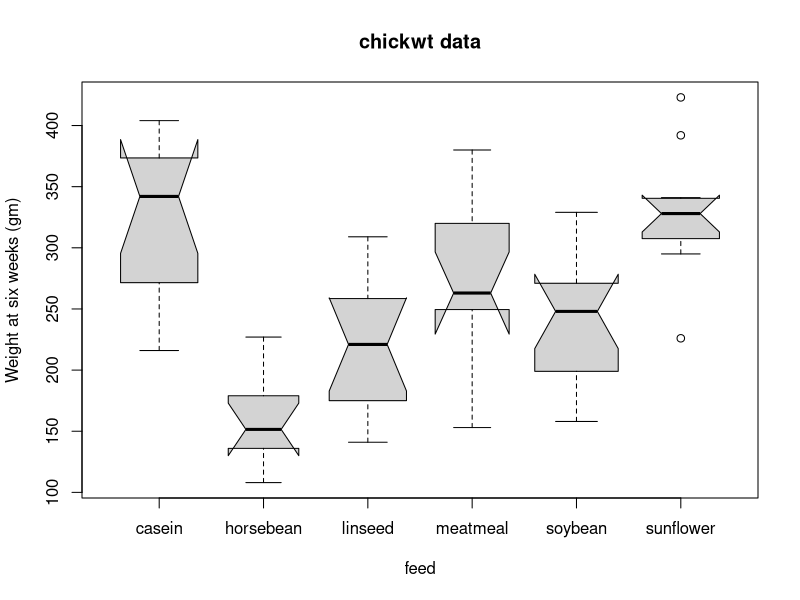
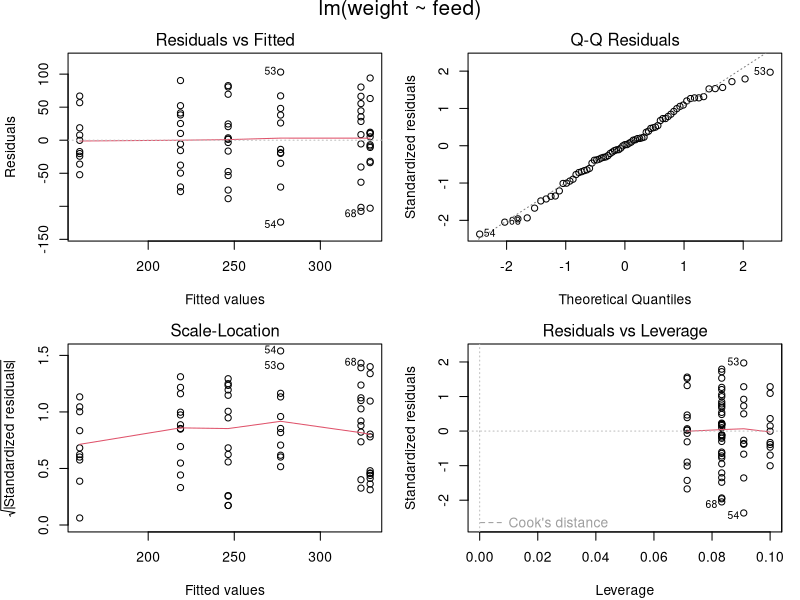
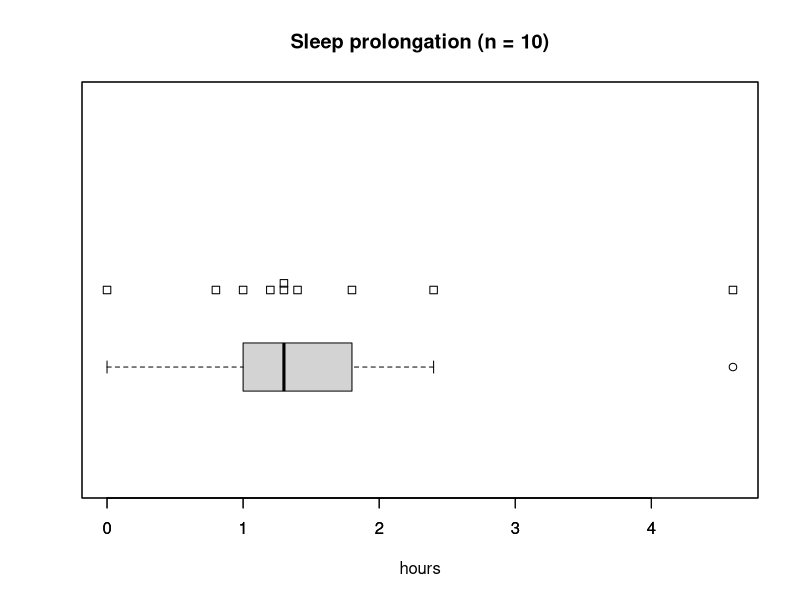
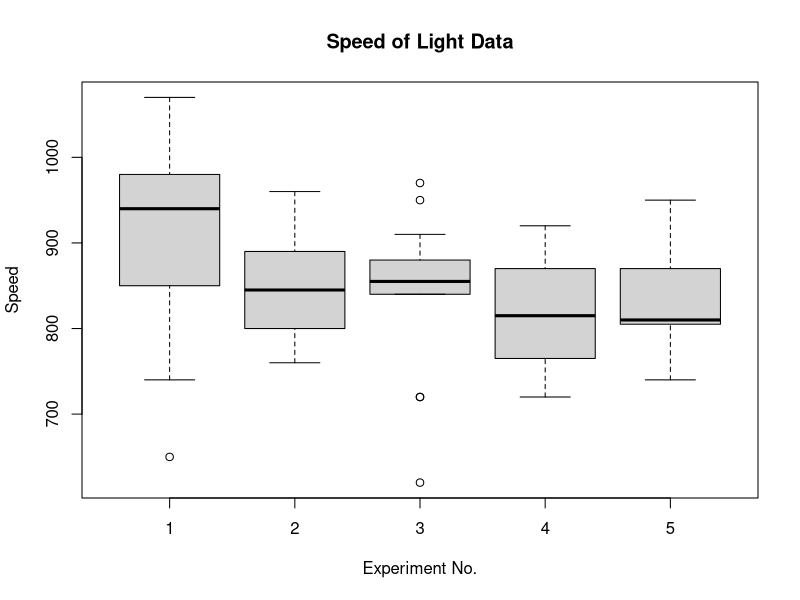
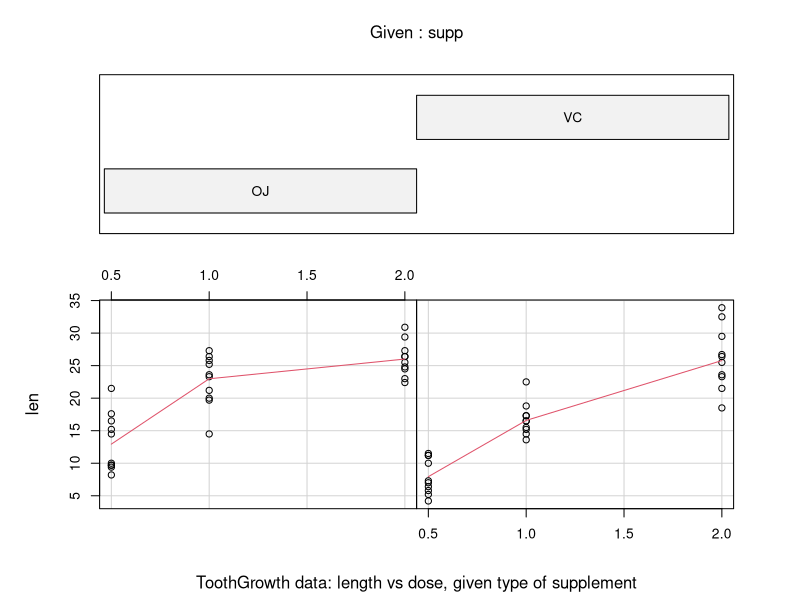
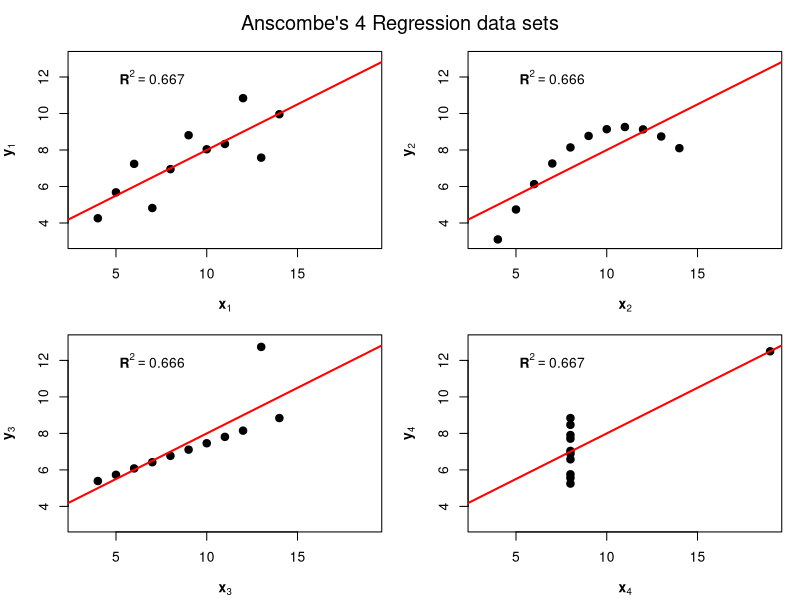
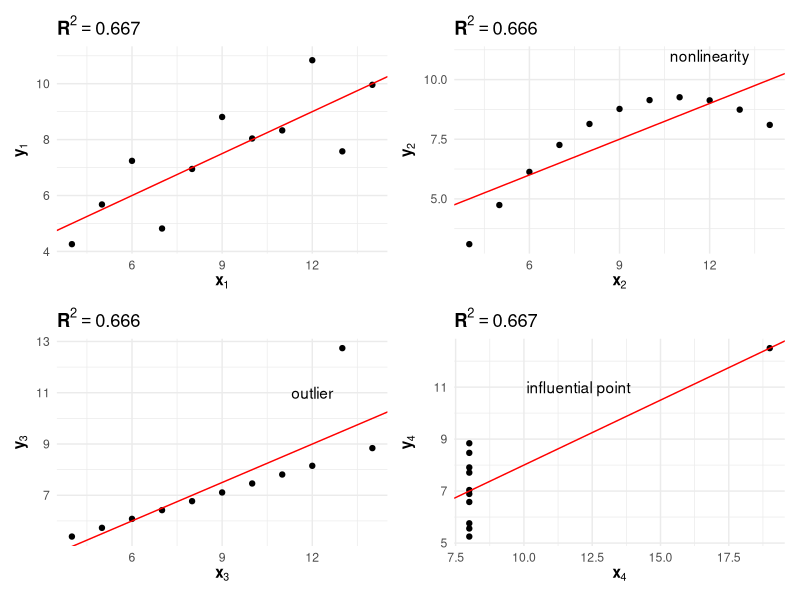
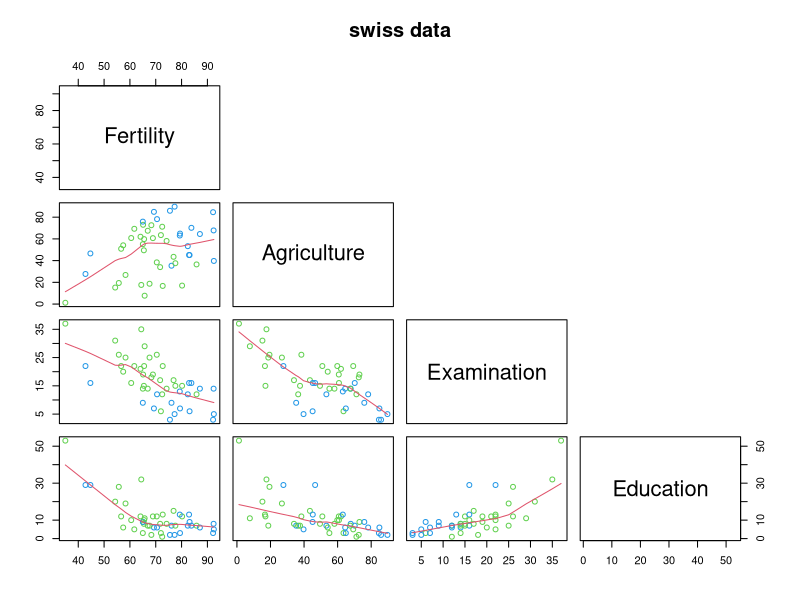

Generate these figures, in order, with R:
## ---- chunk 1
library(magrittr)
library(ggplot2)
library(gganimate)
## ---- chunk 2
boxplot(weight ~ feed, data = chickwts, col = "lightgray",
    varwidth = TRUE, notch = TRUE, main = "chickwt data",
    ylab = "Weight at six weeks (gm)")
anova(fm1 <- lm(weight ~ feed, data = chickwts))
opar <- par(mfrow = c(2, 2), oma = c(0, 0, 1.1, 0),
            mar = c(4.1, 4.1, 2.1, 1.1))
plot(fm1)
par(opar)
## ---- chunk 3
## Student's paired t-test 成对样本的 t 检验
with(sleep,
     t.test(extra[group == 1],
            extra[group == 2], paired = TRUE))

## The sleep *prolongations*
sleep1 <- with(sleep, extra[group == 2] - extra[group == 1])
summary(sleep1)
## ---- chunk 4
stripchart(sleep1, method = "stack", xlab = "hours",
           main = "Sleep prolongation (n = 10)")
boxplot(sleep1, horizontal = TRUE, add = TRUE,
        at = .6, pars = list(boxwex = 0.5, staplewex = 0.25))
## ---- chunk 5
michelson <- transform(morley,
                       Expt = factor(Expt), Run = factor(Run))
xtabs(~ Expt + Run, data = michelson)  # 5 x 20 balanced (two-way)
## ---- chunk 6
plot(Speed ~ Expt, data = michelson,
     main = "Speed of Light Data", xlab = "Experiment No.")
## ---- chunk 7
fm <- aov(Speed ~ Run + Expt, data = michelson)
summary(fm)
## ---- chunk 8
fm0 <- update(fm, . ~ . - Run)
anova(fm0, fm)
## ---- chunk 9
coplot(len ~ dose | supp, data = ToothGrowth, panel = panel.smooth,
       xlab = "ToothGrowth data: length vs dose, given type of supplement")
## ---- chunk 10
fit_mtcars <- lm(cbind(mpg, qsec) ~ 1, data = mtcars, offset = cbind(wt, wt * 2))
summary(fit_mtcars)
## ---- chunk 11
data(anscombe)
form <- paste(paste0("y", seq(4)), paste0("x", seq(4)), sep = "~") # form <- sprintf('y%d ~ x%d', 1:4, 1:4)
fit <- lapply(form, lm, data = anscombe)
op <- par(mfrow = c(2, 2), mar = 0.1 + c(4, 4, 1, 1), oma = c(0, 0, 2, 0))
for (i in 1:4) {
  plot(as.formula(form[i]),
    data = anscombe, col = "black",
    pch = 19, cex = 1.2,
    xlim = c(3, 19), ylim = c(3, 13),
    xlab = as.expression(substitute(bold(x[i]), list(i = i))),
    ylab = as.expression(substitute(bold(y[i]), list(i = i)))
  )
  abline(fit[[i]], col = "red", lwd = 2)
  text(7, 12, bquote(bold(R)^2 == .(round(summary(fit[[i]])$r.squared, 3))))
}
mtext("Anscombe's 4 Regression data sets", outer = TRUE, cex = 1.2)
par(op)
## ---- chunk 12
library(ggplot2)
library(patchwork)
data("anscombe")

form <- sprintf('y%d ~ x%d', 1:4, 1:4)
fit <- lapply(form, lm, data = anscombe)

plot_lm <- function(i) {
  annotate_texts <- c("", "nonlinearity", "outlier", "influential point")
  p <- ggplot(data = anscombe, aes_string(x = paste0("x", i), y = paste0("y", i))) +
    geom_point() +
    geom_abline(intercept = coef(fit[[i]])[1], slope = coef(fit[[i]])[2], color = "red") +
    theme_minimal() +
    labs(
      x = substitute(bold(x[a]), list(a = i)), y = substitute(bold(y[b]), list(b = i)),
      title = bquote(bold(R)^2 == .(round(summary(fit[[i]])$r.squared, 3)))
    )
  p + annotate("text", x = 12, y = 11, label = annotate_texts[i])

}

Reduce("+", lapply(1:4, plot_lm))
## ---- chunk 13
state_data <- data.frame(state.x77, row.names = state.abb)
fit_state <- lm(Life.Exp ~ ., data = state_data)
summary(fit_state)

# step(fit_state)
## ---- chunk 14
data(rock)
## ---- chunk 15
pairs(swiss[,1:4], panel = panel.smooth, main = "swiss data",
      col = 3 + (swiss$Catholic > 50), upper.panel = NULL)
## ---- chunk 16
fit_swiss <- lm(Fertility ~ . - 1, data = swiss)
## ---- chunk 17
summary(fit_swiss)
## ---- chunk 18
anova(fit_swiss)
## ---- chunk 19
par(mar = c(4, 4, 2, 2))
plot(fit_swiss, which = 4, sub.caption = "")
## ---- chunk 20
par(mar = c(4, 4, 2, 2))
plot(fit_swiss, which = 5, sub.caption = "")
## ---- chunk 21
X <- as.matrix(swiss[, setdiff(names(swiss), "Fertility")])
Y <- as.matrix(swiss[, "Fertility"])
# beta 的估计
(beta_hat <- solve(a = crossprod(X, X), b = crossprod(X, Y)))
# Y 的预测 MSE 残差平方和 
sigma2_hat <- (t(Y) %*% (diag(rep(1, dim(X)[1])) - X %*% solve(crossprod(X)) %*% t(X)) %*% Y)/(dim(X)[1] - qr(X)$rank)
# RMSE
sqrt(sigma2_hat)
## ---- chunk 22
data("LifeCycleSavings")
## ---- chunk 23
data("longley")
## ---- chunk 24
ggplot(data = Formaldehyde, aes(x = carb, y = optden)) +
  geom_point() +
  theme_minimal()
## ---- chunk 25
reshape(
  data = morley, v.names = "Speed", idvar = "Expt",
  timevar = "Run", direction = "wide", sep = ""
) %>%
  knitr::kable(.,
    caption = "迈克尔逊光速数据",
    row.names = FALSE, col.names = gsub("(Speed)", "", names(.)),
    align = "c"
  )
## ---- chunk 26
ggplot(data = morley, aes(x = Expt, y = Speed, group = Expt)) +
  geom_boxplot() +
  geom_jitter() +
  theme_minimal() +
  labs(x = "Expt", y = "Speed (km/sec)")
## ---- chunk 27
ggplot(data = chickwts, aes(x = feed, y = weight, color = feed)) +
  geom_boxplot() +
  geom_jitter() +
  theme_minimal()
## ---- chunk 28
ggplot(data = ChickWeight, aes(x = Time, y = weight, group = Chick, color = Diet)) +
  geom_point() +
  geom_line() +
  facet_wrap(~Diet) +
  theme_minimal()
## ---- chunk 29
ggplot(data = ChickWeight, 
       aes(x = Time, y = weight, group = Diet, colour = Diet)) +
  facet_wrap(~Diet) +
  geom_jitter() +
  stat_summary(fun = "mean", geom = "line", colour = "black") +
  theme_minimal() +
  labs(
    title = "Chick Weight over Time by Diet",
    x = "Time (days)",
    y = "Weight (grams)"
  )
## ---- chunk 30
ggplot(data = DNase, aes(x= conc,y= density, color = Run)) +
  geom_point() +
  theme_minimal()
## ---- chunk 31
## 代码修改自 demo(lm.glm)
# An Introduction to Statistical Modelling, Annette Dobson
## Birth Weight Data (Page 14)
age <- c(
  40, 38, 40, 35, 36, 37, 41, 40, 37, 38, 40, 38,
  40, 36, 40, 38, 42, 39, 40, 37, 36, 38, 39, 40
)
birthw <- c(
  2968, 2795, 3163, 2925, 2625, 2847, 3292, 3473, 2628, 3176,
  3421, 2975, 3317, 2729, 2935, 2754, 3210, 2817, 3126, 2539,
  2412, 2991, 2875, 3231
)
sex <- gl(2, 12, labels = c("M", "F"))
BirthWeight <- data.frame(age = age, birthw = birthw, sex = sex)

plot(age, birthw, col=as.numeric(sex), pch=3*as.numeric(sex),
     main="Dobson's Birth Weight Data")
lines(lowess(age[sex=='M'], birthw[sex=='M']), col=1)
lines(lowess(age[sex=='F'], birthw[sex=='F']), col=2)
legend("topleft", levels(sex), col=1:2, pch=3*(1:2), lty=1, bty="n")

# 局部多项式平滑等价于 lowess(x, y, f = 0.3, iter = 3, delta = 0)
# lowess 和 loess 的关系详见 https://support.bioconductor.org/p/2323/
library(ggplot2)
ggplot(aes(x = age, y = birthw, color = sex), data = BirthWeight) +
  geom_point() +
  geom_smooth(
    method = "loess", formula = "y~x",
    method.args = list(
      span = 0.3, degree = 1, family = "symmetric",
      iterations = 4, surface = "direct"
    )
  )
## ---- chunk 32
# 带截距项和不带截距项
summary(l1 <- lm(birthw ~ sex + age), correlation = TRUE)
anova(l1)
# 与带交互项的模型比较
summary(li <- lm(birthw ~ sex + sex:age), correlation = TRUE)
anova(li, l1)

# 类似，只是使用 glm 命令来拟合而已
summary(zi <- glm(birthw ~ sex + age, family = gaussian()))
anova(zi)

# summary(z.o4 <- update(zi, subset = -4))
summary(zz <- update(zi, birthw ~ sex + age + sex:age))
anova(zi, zz)
## ---- chunk 33
reshape(Loblolly, idvar = "Seed", timevar = "age",
        v.names = "height", direction = "wide", sep = "") %>%
  knitr::kable(.,
    caption = "火炬松树的高度（英尺）随时间（年）的变化",
    row.names = FALSE, col.names = gsub("(height)", "", names(.)),
    align = "c"
  )
## ---- chunk 34
p <- ggplot(data = Loblolly, aes(x = age, y = height, color = Seed)) +
  geom_point() +
  geom_line() +
  theme_minimal() +
  labs(x = "age (yr)", y = "height (ft)")
p
## ---- chunk 35
library(gganimate)
p + transition_reveal(age)
## ---- chunk 36

## ---- chunk 37
ggplot(data = Puromycin, aes(x = conc, y = rate, color = state)) +
  geom_point() +
  geom_line() +
  theme_minimal() +
  labs(
    x = "Substrate concentration (ppm)",
    y = "Reaction velocity (counts/min/min)",
    title = "Puromycin data and fitted Michaelis-Menten curves"
  )
## ---- chunk 38
ggplot(data = Theoph, aes(x = Time, y = conc, color = Subject)) +
  geom_point() +
  geom_line() +
  facet_wrap(Wt ~ Dose, ncol = 3, labeller = "label_both") +
  theme_minimal() +
  labs(
    x = "Time since drug administration (hr)",
    y = "Theophylline concentration (mg/L)",
    title = "Observed concentrations and fitted model"
  )
## ---- chunk 39
Theoph %>% 
  transform(., wt_dose = paste(Wt, Dose, sep = "~")) %>% 
  ggplot(., aes(x = Time, y = conc, color = wt_dose)) +
  geom_point() +
  geom_line() +
  theme_minimal() +
  labs(
    x = "Time since drug administration (hr)",
    y = "Theophylline concentration (mg/L)",
    title = "Observed concentrations and fitted model"
  )
## ---- chunk 40
ggplot(data = Theoph, aes(x = Time, y = conc, color = Subject)) +
  geom_point() +
  geom_line() +
  theme_minimal() +
  labs(
    x = "Time since drug administration (hr)",
    y = "Theophylline concentration (mg/L)",
    title = "Observed concentrations and fitted model"
  )
## ---- chunk 41
reshape(Indometh, v.names = "conc", idvar = "Subject", 
        timevar = "time", direction = "wide", sep = "") %>%
  knitr::kable(.,
    caption = "吲哚美辛在人体中的代谢情况",
    row.names = FALSE, col.names = gsub("(conc)", "", names(.)),
    align = "c"
  )
## ---- chunk 42
p <- ggplot(data = Indometh, aes(x = time, y = conc, color = Subject)) +
  geom_point() +
  geom_line() +
  theme_minimal() +
  labs(x = "time (hr)", y = "plasma concentrations of indometacin (mcg/ml)")
p
## ---- chunk 43
library(gganimate)
p + transition_reveal(time)
## ---- chunk 44

## ---- chunk 45
sessionInfo()
